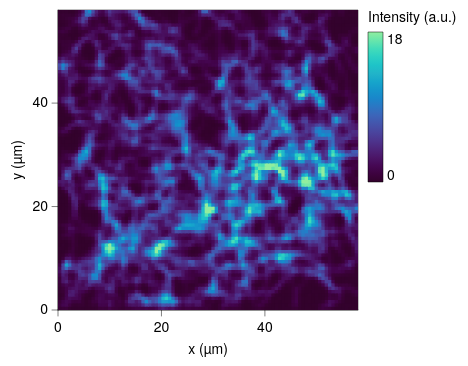

Write a Vega-Lite specification for this figure.
### Vega-Lite specification from a JSON file in a GitHub repository (floating-point values rounded to 4 significant figures; data arrays with more than 128 entries replaced by an {"elided": "..."} marker saying what was removed)
{"background": null, "config": {"arc": {"fill": "#DBDBDB", "fillOpacity": 1.0, "innerRadius": 37.5, "padAngle": 0.03, "stroke": "black", "strokeOpacity": 1, "strokeWidth": 0.25}, "area": {"fill": "#DBDBDB", "fillOpacity": 1.0, "stroke": "black", "strokeOpacity": 1, "strokeWidth": 0.25}, "axis": {"domain": true, "domainCap": "round", "domainColor": "black", "domainWidth": 0.25, "grid": false, "gridCap": "round", "gridColor": "#F1F1F1", "gridDash": [0, 0], "gridOpacity": 1.0, "gridWidth": 0.25, "labelColor": "black", "labelFont": "Helvetica Neue, HelveticaNeue, Helvetica, Arial, sans-serif", "labelFontSize": 7, "labelFontStyle": "normal", "labelFontWeight": 400, "offset": 0, "ticks": true, "tickCap": "round", "tickColor": "black", "tickRound": false, "tickSize": 3, "tickWidth": 0.25, "titleColor": "black", "titleFont": "Helvetica Neue, HelveticaNeue, Helvetica, Arial, sans-serif", "titleFontSize": 7, "titleFontStyle": "normal", "titleFontWeight": 400}, "axisX": {"domain": true, "labelAlign": "center", "labelAngle": 0, "labels": true, "ticks": true, "translate": 0}, "axisY": {"domain": true, "labelAlign": "right", "labelAngle": 0, "labels": true, "ticks": true, "translate": 0}, "axisRight": {"domain": true, "labelAlign": "left", "labelAngle": 0, "labels": true, "ticks": true, "translate": 0}, "axisTop": {"domain": true, "labelAlign": "center", "labelAngle": 0, "labels": true, "ticks": true, "translate": 0}, "axisBand": {"tickOffset": 0}, "bar": {"fill": "#DBDBDB", "fillOpacity": 1.0, "stroke": "black", "strokeOpacity": 1, "strokeWidth": 0.25}, "boxplot": {"size": 13.5, "ticks": {"cornerRadius": 0.25, "fill": "black", "opacity": 1, "size": 6.75, "thickness": 0.25}, "box": {"fillOpacity": 1.0, "stroke": "black", "strokeOpacity": 1, "strokeWidth": 0.25}, "median": {"cornerRadius": 0, "fill": "black", "fillOpacity": 1.0, "opacity": 1, "size": 13.5, "thickness": 0.25}, "rule": {"fill": "black", "fillOpacity": 1.0, "size": 15.0, "stroke": "black", "strokeDash": [0, 0], "strokeOpacity": 1, "strokeWidth": 0.25}, "outliers": {"color": "black", "fill": "black", "fillOpacity": 1.0, "size": 0, "stroke": "black", "strokeOpacity": 1, "strokeWidth": 0.25}}, "circle": {"fill": "black", "fillOpacity": 1.0, "size": 1.875, "stroke": null, "strokeOpacity": 1, "strokeWidth": 0.25}, "errorband": {"band": {"fillOpacity": 0.6, "stroke": null, "strokeWidth": 0.25, "strokeOpacity": 1}, "borders": {"opacity": 0, "strokeOpacity": 0.25, "strokeWidth": 1}}, "errorbar": {"opacity": 1, "rule": {"strokeDash": [0, 0], "strokeWidth": 0.25}, "ticks": {"color": "black", "cornerRadius": 0.125, "opacity": 1, "size": 9.0, "thickness": 0.25}, "thickness": 0.25}, "font": "Helvetica Neue, HelveticaNeue, Helvetica, Arial, sans-serif", "geoshape": {"fill": "#DBDBDB", "fillOpacity": 1.0, "stroke": "black", "strokeOpacity": 1, "strokeWidth": 0.25}, "header": {"labelColor": "black", "labelFont": "Helvetica Neue, HelveticaNeue, Helvetica, Arial, sans-serif", "labelFontSize": 7, "labelFontStyle": "normal", "labelFontWeight": 400, "titleColor": "black", "titleFont": "Helvetica Neue, HelveticaNeue, Helvetica, Arial, sans-serif", "titleFontSize": 7, "titleFontStyle": "normal", "titleFontWeight": 400, "titlePadding": 0}, "legend": {"disable": false, "offset": 4.5, "titlePadding": 4, "labelOffset": 2, "gradientLabelOffset": 2, "gradientLength": 75.0, "gradientThickness": 7.5, "gradientOpacity": 1.0, "gradientStrokeColor": "black", "gradientStrokeWidth": 0.25, "labelColor": "black", "labelFont": "Helvetica Neue, HelveticaNeue, Helvetica, Arial, sans-serif", "labelFontSize": 7, "labelFontStyle": "normal", "labelFontWeight": 400, "strokeColor": "black", "strokeWidth": 0, "symbolSize": 42, "symbolStrokeColor": "black", "symbolStrokeWidth": 0.25, "titleColor": "black", "titleFont": "Helvetica Neue, HelveticaNeue, Helvetica, Arial, sans-serif", "titleFontSize": 7, "titleFontStyle": "normal", "titleFontWeight": 400}, "line": {"color": "black", "stroke": "black", "strokeCap": "butt", "strokeDash": [0, 0], "strokeOpacity": 1, "strokeWidth": 0.5}, "point": {"filled": true, "fill": "#DBDBDB", "fillOpacity": 1.0, "size": 7.5, "stroke": "black", "strokeOpacity": 1, "strokeWidth": 0.25}, "range": {"category": ["#5CA7B1", "#B7D0EE", "#B7B3E4", "#B3DAB5", "#F5E1B3", "#3D727B", "#809DC7", "#867DAC", "#80A988", "#CBB17A", "#204148", "#546B94", "#584C77", "#507B5F", "#9D824D"], "diverging": {"scheme": ["#6F572A", "#876E43", "#9E875F", "#B5A17F", "#CABBA2", "#DCD6CC", "#F4F1E9", "#C9D7DA", "#9DBFC6", "#78A5AF", "#558B96", "#36717C", "#1A5762"]}, "heatmap": {"scheme": ["#32022B", "#43044D", "#4C196E", "#4D338C", "#484DA6", "#3A68BB", "#1D83CA", "#1D9CCB", "#23B5C9", "#28CDC5", "#4DE0B4", "#91EE9F"]}, "ordinal": {"scheme": ["#F1F1F1", "#DBDBDB", "#C6C6C6", "#B2B2B2", "#9D9D9D", "#898989", "#767676", "#636363", "#515151", "#404040", "#2F2F2F", "#1F1F1F"]}, "ramp": {"scheme": ["#32022B", "#43044D", "#4C196E", "#4D338C", "#484DA6", "#3A68BB", "#1D83CA", "#1D9CCB", "#23B5C9", "#28CDC5", "#4DE0B4", "#91EE9F"]}}, "rule": {"color": "black", "stroke": "black", "strokeCap": "round", "strokeDash": [2, 2], "strokeOpacity": 1, "strokeWidth": 0.25}, "scale": {"bandPaddingInner": 0.1, "bandPaddingOuter": 0.1, "round": false}, "rect": {"fill": "#DBDBDB", "fillOpacity": 1.0, "stroke": "black", "strokeOpacity": 1, "strokeWidth": 0.25}, "square": {"fill": "#DBDBDB", "fillOpacity": 1.0, "size": 15.0, "stroke": "black", "strokeOpacity": 1, "strokeWidth": 0.25}, "text": {"color": "black", "font": "Helvetica Neue, HelveticaNeue, Helvetica, Arial, sans-serif", "fontSize": 7, "fontStyle": "normal", "fontWeight": 400}, "tick": {"color": "black", "cornerRadius": 0.125, "opacity": 1.0, "size": 13.5, "thickness": 0.25}, "title": {"anchor": "middle", "frame": "group", "color": "black", "font": "Helvetica Neue, HelveticaNeue, Helvetica, Arial, sans-serif", "fontSize": 7, "fontStyle": "normal", "fontWeight": 400, "subtitleColor": "black", "subtitleFont": "Helvetica Neue, HelveticaNeue, Helvetica, Arial, sans-serif", "subtitleFontSize": "Helvetica Neue, HelveticaNeue, Helvetica, Arial, sans-serif", "subtitleFontStyle": "normal", "subtitleFontWeight": 400}, "trail": {"color": "black", "opacity": 1, "size": 0.5}, "view": {"continuousWidth": 150, "continuousHeight": 150, "discreteWidth": 150, "discreteHeight": 150, "fill": null, "stroke": "black", "strokeWidth": 0.25}}, "data": {"name": "data-020b619547a906ea36350f86a9190577"}, "mark": {"type": "rect", "clip": true, "stroke": null}, "encoding": {"color": {"field": "intensity", "title": "Intensity (a.u.)", "type": "quantitative"}, "x": {"field": "x0", "scale": {"domain": [0, 58.0], "nice": false}, "title": "x (µm)", "type": "quantitative"}, "x2": {"field": "x1"}, "y": {"field": "y0", "scale": {"domain": [0, 58.0], "nice": false}, "title": "y (µm)", "type": "quantitative"}, "y2": {"field": "y1"}}, "$schema": "https://vega.github.io/schema/vega-lite/v6.4.1.json", "datasets": {"data-020b619547a906ea36350f86a9190577": {"elided": "8100 records"}}}
